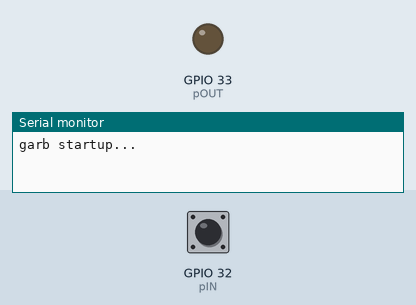
Bench run of a sketch on a simulated ESP32. Parts: output pins drawn as LEDs (lit = HIGH), the last lines printed to the serial monitor. The test bench sets the inputs (shaded band); at power-on: GPIO 32 (pIN) LOW.

Above: at 2.2 s.
2.3 s: GPIO 32 (pIN) pulsed HIGH 5 times (0.12 s each, 0.3 s apart)
At 4.9 s:
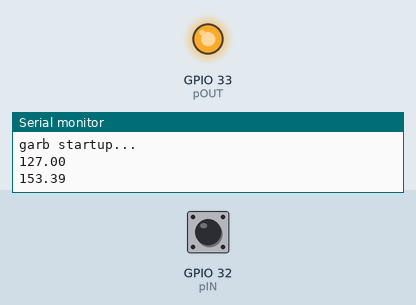
Timing chart, 0 to 6.4 s (numbered marks = the images above; inputs shaded):
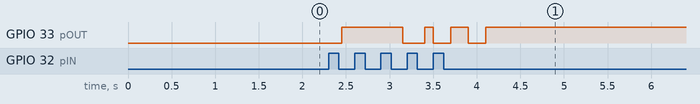

Measured:
- after the input at 2.3 s, GPIO 33 (pOUT): goes HIGH 0.70 s, LOW 0.25 s, HIGH 0.10 s, LOW 0.20 s, HIGH 0.20 s, LOW 0.20 s, then HIGH, starting after 0.15 s

The sketch:

module_garbdata.ino
```cpp
// SLAVE ESP32 BOYE

#define pOUT 33
#define pIN 32

#define rate 100

String moduleName = "garb";

int count = 0;

void setup() {
  // put your setup code here, to run once:
  pinMode(pOUT, OUTPUT);
  pinMode(pIN, INPUT_PULLDOWN);

  Serial.begin(9600);

  Serial.println("");
  Serial.print(moduleName);
  Serial.println(" startup...");

  delay(1000); // Let states settle after floating values
}

void loop() {
  if(digitalRead(pIN) == HIGH)
  {
    delay(1.5*rate);
    if(digitalRead(pIN) == LOW)
    {
      float val = sin(count*6.28/30)*127 + 127;
      Serial.println(val);
      writeByte( (byte) val); //sin(count*6.28/30)*127 + 127);
      count++;
      count %= 30;
    }
  }
}

void writeByte(byte B)
{
  bool writeBitArray[8];
  byteToBool8(B, writeBitArray);
  for(int i = 7; i >= 0; i--)
  {
    digitalWrite(pOUT, writeBitArray[i]);
    delay(rate);
  }
}


byte bool8toByte(bool bitArray[])
{
  int tall = 0;
  for(int i = 7; i >= 0; i--)
  {
    if(bitArray[i])
    {
      tall += pow(2, i);
    }
  }

  return tall;
}

void byteToBool8(byte B, bool bitArray[8])
{
  //byte Byten = B;
  for(int b = 0; b < 8; b++)
  {
    int t = B / pow(2, 7-b);
    //Serial.print("Tallet t: ");
    //Serial.println(t);

    bitArray[b] = t;
    B -= t*pow(2, 7-b);
  }
}
```
